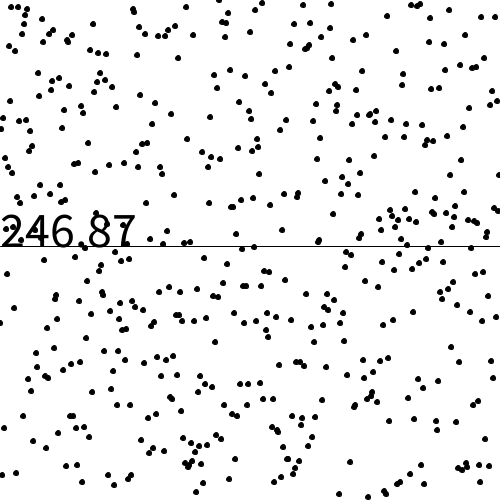
Frame 1 (no input)
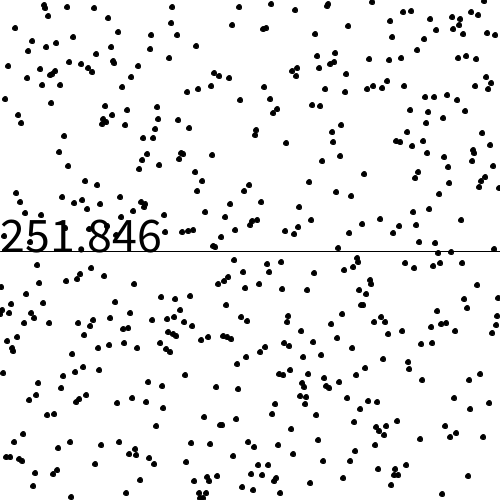
Frame 60 (the mouse pressed at the canvas centre just before this capture)
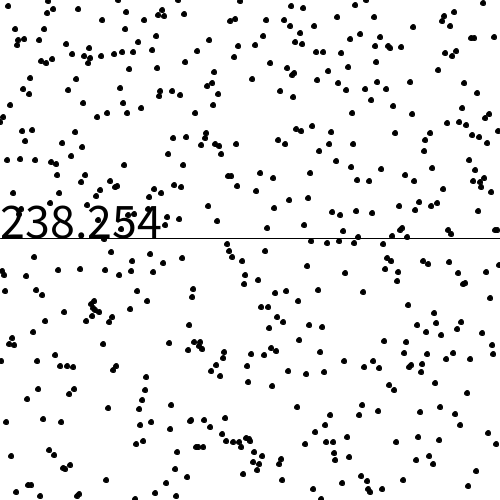
Frame 120 (the mouse held since frame 60 and released just before this capture)

The Processing sketch that drew these frames (run headless with seeded random() and noise(); from frame 60 on, the mouse is pressed at the canvas centre):

// Processing sketch: returnFunc
// ── returnFunc.pde
void setup() {
    size(500, 500);
    fill(0);
    textSize(50);
}

void draw() {
    background(255);
    int sum = 0;
    for(int i = 0; i < width; i++) {
        int rand = int(random(height));
        ellipse(i, rand, 5, 5);
        sum += rand;
    }
    line(0, average(width, sum), width, average(width, sum));
    text(str(average(width, sum)), 0, average(width, sum));
}

float average(int n, int s) {
    float avg;
    avg = (float)s / (float)n;
    return avg;
}
